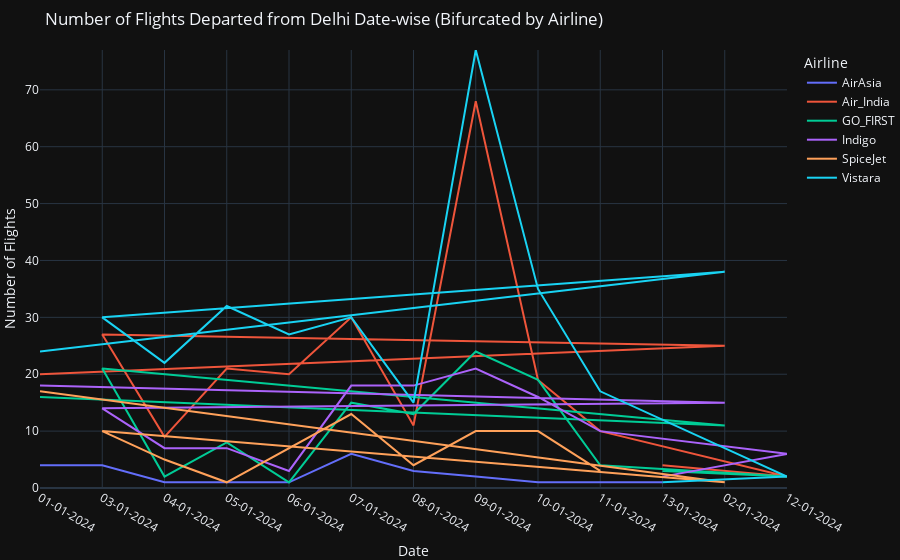
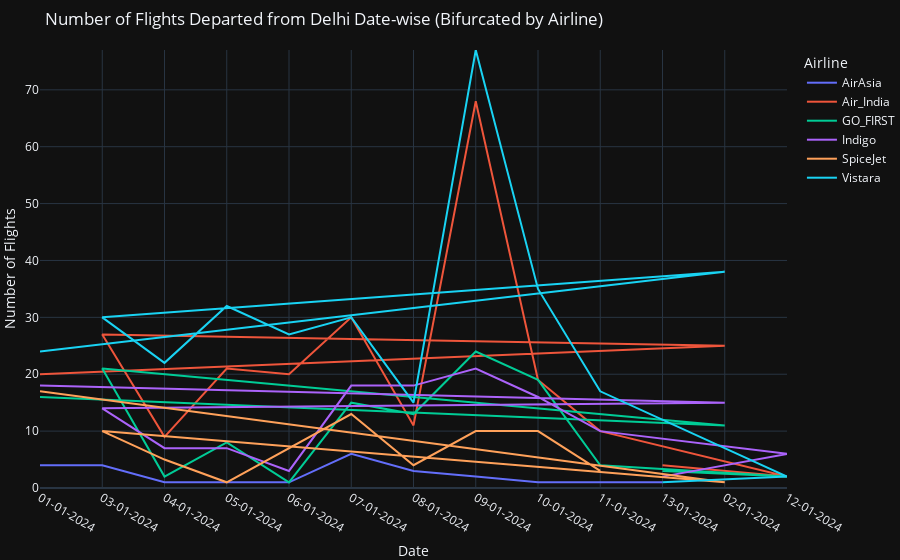

Notebook code cell kept with these figures, in order:
### Markdown cell above
# Class Distribution Vs Price

1.	X-axis (Airline): Displays different airlines.

2.	Y-axis (Average Flight Fare): Represents the average flight fare within the specified price range.

3.	Bars: Each bar represents the average fare for a specific airline and class.

4.	Animation Frame (Date): Enables animation, showcasing changes in average fares over time.


Analysis:

•	The animated bar chart allows for a dynamic exploration of how average flight fares for different airline classes change over time.
•	Fluctuations in bar heights indicate variations in average fares for each airline and class on different dates.
•	Managers can observe trends, identify peak periods, and make informed decisions based on the popularity of different classes and airlines.

Managerial Implications:

1.	Pricing Strategy Optimization:

•	Understand how average fares vary for different classes and airlines over time.
•	Adjust pricing strategies based on observed trends to remain competitive.

2.	Class Popularity Insights:

•	Identify the popularity of each class for specific airlines, aiding in resource allocation.
•	Optimize marketing efforts by understanding customer preferences for different classes.

3.	Competitive Analysis:

•	Compare the popularity of different airline classes to gauge competitiveness.
•	Adapt offerings based on observed trends to stay ahead in the market.

4.	Customer Segmentation:

•	Tailor promotions and services based on observed preferences for specific classes.
•	Enhance the overall customer experience by aligning services with customer demands.

Conclusion:

The animated bar chart provides a comprehensive visual representation of the average flight fares for different airline classes over time. By leveraging this dynamic visualization, stakeholders can gain valuable insights into pricing dynamics, class popularity, and competitive positioning. This information is crucial for making data-driven decisions, optimizing pricing strategies, and enhancing overall operational efficiency in the airline industry.

### Code cell
import pandas as pd
import plotly.express as px

# Assuming the file uploaded is named data.csv
file_path = "Flight Fare Predictor.csv"

# Read the CSV file
data = pd.read_csv(file_path)

# Filter the data for flights departing from Delhi
delhi_flights = data[data['Departure City'] == 'Delhi']

# Group by date and airline, and use the count function to calculate the number of flights for each combination
flights_per_date_airline = delhi_flights.groupby(['Date', 'Airline']).agg({'Date': 'count'}).rename(columns={'Date': 'Number of Flights'}).reset_index()

# Create an animated line chart to visualize the number of flights departing from Delhi date-wise, bifurcated by airline
fig = px.line(flights_per_date_airline, x='Date', y='Number of Flights', color='Airline',
              title='Number of Flights Departed from Delhi Date-wise (Bifurcated by Airline)',
              labels={'Number of Flights': 'Number of Flights'},
              line_shape='linear',  # Set line shape for a smoother curve
              template='plotly_dark',  # Use a dark template for a modern look
              range_y=[0, flights_per_date_airline['Number of Flights'].max()]  # Set y-axis range for consistency
              )

# Customize layout for better aesthetics
fig.update_layout(
    showlegend=True,  # Show legend for better clarity
    legend_title_text='Airline',  # Set legend title
    xaxis_title='Date',  # Set x-axis title
    yaxis_title='Number of Flights',  # Set y-axis title
    margin=dict(l=0, r=0, t=50, b=0),  # Adjust margins for a cleaner appearance
)

# Show the animated line chart
fig.show()

### Figure 1 — Plotly figure (JSON) as saved in the notebook; plotly's stock layout.template omitted (floating-point values rounded to 4 significant figures)
{"data": [{"hovertemplate": "Airline=AirAsia<br>Date=%{x}<br>Number of Flights=%{y}<extra></extra>", "legendgroup": "AirAsia", "line": {"color": "#636efa", "dash": "solid", "shape": "linear"}, "marker": {"symbol": "circle"}, "mode": "lines", "name": "AirAsia", "orientation": "v", "showlegend": true, "type": "scatter", "x": ["01-01-2024", "03-01-2024", "04-01-2024", "05-01-2024", "06-01-2024", "07-01-2024", "08-01-2024", "09-01-2024", "10-01-2024", "11-01-2024", "13-01-2024"], "xaxis": "x", "y": [4, 4, 1, 1, 1, 6, 3, 2, 1, 1, 1], "yaxis": "y"}, {"hovertemplate": "Airline=Air_India<br>Date=%{x}<br>Number of Flights=%{y}<extra></extra>", "legendgroup": "Air_India", "line": {"color": "#EF553B", "dash": "solid", "shape": "linear"}, "marker": {"symbol": "circle"}, "mode": "lines", "name": "Air_India", "orientation": "v", "showlegend": true, "type": "scatter", "x": ["01-01-2024", "02-01-2024", "03-01-2024", "04-01-2024", "05-01-2024", "06-01-2024", "07-01-2024", "08-01-2024", "09-01-2024", "10-01-2024", "11-01-2024", "12-01-2024", "13-01-2024"], "xaxis": "x", "y": [20, 25, 27, 9, 21, 20, 30, 11, 68, 19, 10, 2, 4], "yaxis": "y"}, {"hovertemplate": "Airline=GO_FIRST<br>Date=%{x}<br>Number of Flights=%{y}<extra></extra>", "legendgroup": "GO_FIRST", "line": {"color": "#00cc96", "dash": "solid", "shape": "linear"}, "marker": {"symbol": "circle"}, "mode": "lines", "name": "GO_FIRST", "orientation": "v", "showlegend": true, "type": "scatter", "x": ["01-01-2024", "02-01-2024", "03-01-2024", "04-01-2024", "05-01-2024", "06-01-2024", "07-01-2024", "08-01-2024", "09-01-2024", "10-01-2024", "11-01-2024", "12-01-2024", "13-01-2024"], "xaxis": "x", "y": [16, 11, 21, 2, 8, 1, 15, 13, 24, 19, 4, 2, 3], "yaxis": "y"}, {"hovertemplate": "Airline=Indigo<br>Date=%{x}<br>Number of Flights=%{y}<extra></extra>", "legendgroup": "Indigo", "line": {"color": "#ab63fa", "dash": "solid", "shape": "linear"}, "marker": {"symbol": "circle"}, "mode": "lines", "name": "Indigo", "orientation": "v", "showlegend": true, "type": "scatter", "x": ["01-01-2024", "02-01-2024", "03-01-2024", "04-01-2024", "05-01-2024", "06-01-2024", "07-01-2024", "08-01-2024", "09-01-2024", "10-01-2024", "11-01-2024", "12-01-2024", "13-01-2024"], "xaxis": "x", "y": [18, 15, 14, 7, 7, 3, 18, 18, 21, 16, 10, 6, 2], "yaxis": "y"}, {"hovertemplate": "Airline=SpiceJet<br>Date=%{x}<br>Number of Flights=%{y}<extra></extra>", "legendgroup": "SpiceJet", "line": {"color": "#FFA15A", "dash": "solid", "shape": "linear"}, "marker": {"symbol": "circle"}, "mode": "lines", "name": "SpiceJet", "orientation": "v", "showlegend": true, "type": "scatter", "x": ["01-01-2024", "02-01-2024", "03-01-2024", "04-01-2024", "05-01-2024", "07-01-2024", "08-01-2024", "09-01-2024", "10-01-2024", "11-01-2024"], "xaxis": "x", "y": [17, 1, 10, 5, 1, 13, 4, 10, 10, 3], "yaxis": "y"}, {"hovertemplate": "Airline=Vistara<br>Date=%{x}<br>Number of Flights=%{y}<extra></extra>", "legendgroup": "Vistara", "line": {"color": "#19d3f3", "dash": "solid", "shape": "linear"}, "marker": {"symbol": "circle"}, "mode": "lines", "name": "Vistara", "orientation": "v", "showlegend": true, "type": "scatter", "x": ["01-01-2024", "02-01-2024", "03-01-2024", "04-01-2024", "05-01-2024", "06-01-2024", "07-01-2024", "08-01-2024", "09-01-2024", "10-01-2024", "11-01-2024", "12-01-2024", "13-01-2024"], "xaxis": "x", "y": [24, 38, 30, 22, 32, 27, 30, 15, 77, 35, 17, 2, 1], "yaxis": "y"}], "layout": {"legend": {"title": {"text": "Airline"}, "tracegroupgap": 0}, "margin": {"b": 0, "l": 0, "r": 0, "t": 50}, "showlegend": true, "title": {"text": "Number of Flights Departed from Delhi Date-wise (Bifurcated by Airline)"}, "xaxis": {"anchor": "y", "domain": [0, 1], "title": {"text": "Date"}}, "yaxis": {"anchor": "x", "domain": [0, 1], "range": [0, 77], "title": {"text": "Number of Flights"}}}}

### Figure 2 — Plotly figure (JSON) as saved in the notebook; plotly's stock layout.template omitted (floating-point values rounded to 4 significant figures)
{"data": [{"hovertemplate": "Airline=AirAsia<br>Date=%{x}<br>Number of Flights=%{y}<extra></extra>", "legendgroup": "AirAsia", "line": {"color": "#636efa", "dash": "solid", "shape": "linear"}, "marker": {"symbol": "circle"}, "mode": "lines", "name": "AirAsia", "orientation": "v", "showlegend": true, "type": "scatter", "x": ["01-01-2024", "03-01-2024", "04-01-2024", "05-01-2024", "06-01-2024", "07-01-2024", "08-01-2024", "09-01-2024", "10-01-2024", "11-01-2024", "13-01-2024"], "xaxis": "x", "y": [4, 4, 1, 1, 1, 6, 3, 2, 1, 1, 1], "yaxis": "y"}, {"hovertemplate": "Airline=Air_India<br>Date=%{x}<br>Number of Flights=%{y}<extra></extra>", "legendgroup": "Air_India", "line": {"color": "#EF553B", "dash": "solid", "shape": "linear"}, "marker": {"symbol": "circle"}, "mode": "lines", "name": "Air_India", "orientation": "v", "showlegend": true, "type": "scatter", "x": ["01-01-2024", "02-01-2024", "03-01-2024", "04-01-2024", "05-01-2024", "06-01-2024", "07-01-2024", "08-01-2024", "09-01-2024", "10-01-2024", "11-01-2024", "12-01-2024", "13-01-2024"], "xaxis": "x", "y": [20, 25, 27, 9, 21, 20, 30, 11, 68, 19, 10, 2, 4], "yaxis": "y"}, {"hovertemplate": "Airline=GO_FIRST<br>Date=%{x}<br>Number of Flights=%{y}<extra></extra>", "legendgroup": "GO_FIRST", "line": {"color": "#00cc96", "dash": "solid", "shape": "linear"}, "marker": {"symbol": "circle"}, "mode": "lines", "name": "GO_FIRST", "orientation": "v", "showlegend": true, "type": "scatter", "x": ["01-01-2024", "02-01-2024", "03-01-2024", "04-01-2024", "05-01-2024", "06-01-2024", "07-01-2024", "08-01-2024", "09-01-2024", "10-01-2024", "11-01-2024", "12-01-2024", "13-01-2024"], "xaxis": "x", "y": [16, 11, 21, 2, 8, 1, 15, 13, 24, 19, 4, 2, 3], "yaxis": "y"}, {"hovertemplate": "Airline=Indigo<br>Date=%{x}<br>Number of Flights=%{y}<extra></extra>", "legendgroup": "Indigo", "line": {"color": "#ab63fa", "dash": "solid", "shape": "linear"}, "marker": {"symbol": "circle"}, "mode": "lines", "name": "Indigo", "orientation": "v", "showlegend": true, "type": "scatter", "x": ["01-01-2024", "02-01-2024", "03-01-2024", "04-01-2024", "05-01-2024", "06-01-2024", "07-01-2024", "08-01-2024", "09-01-2024", "10-01-2024", "11-01-2024", "12-01-2024", "13-01-2024"], "xaxis": "x", "y": [18, 15, 14, 7, 7, 3, 18, 18, 21, 16, 10, 6, 2], "yaxis": "y"}, {"hovertemplate": "Airline=SpiceJet<br>Date=%{x}<br>Number of Flights=%{y}<extra></extra>", "legendgroup": "SpiceJet", "line": {"color": "#FFA15A", "dash": "solid", "shape": "linear"}, "marker": {"symbol": "circle"}, "mode": "lines", "name": "SpiceJet", "orientation": "v", "showlegend": true, "type": "scatter", "x": ["01-01-2024", "02-01-2024", "03-01-2024", "04-01-2024", "05-01-2024", "07-01-2024", "08-01-2024", "09-01-2024", "10-01-2024", "11-01-2024"], "xaxis": "x", "y": [17, 1, 10, 5, 1, 13, 4, 10, 10, 3], "yaxis": "y"}, {"hovertemplate": "Airline=Vistara<br>Date=%{x}<br>Number of Flights=%{y}<extra></extra>", "legendgroup": "Vistara", "line": {"color": "#19d3f3", "dash": "solid", "shape": "linear"}, "marker": {"symbol": "circle"}, "mode": "lines", "name": "Vistara", "orientation": "v", "showlegend": true, "type": "scatter", "x": ["01-01-2024", "02-01-2024", "03-01-2024", "04-01-2024", "05-01-2024", "06-01-2024", "07-01-2024", "08-01-2024", "09-01-2024", "10-01-2024", "11-01-2024", "12-01-2024", "13-01-2024"], "xaxis": "x", "y": [24, 38, 30, 22, 32, 27, 30, 15, 77, 35, 17, 2, 1], "yaxis": "y"}], "layout": {"legend": {"title": {"text": "Airline"}, "tracegroupgap": 0}, "margin": {"b": 0, "l": 0, "r": 0, "t": 50}, "showlegend": true, "title": {"text": "Number of Flights Departed from Delhi Date-wise (Bifurcated by Airline)"}, "xaxis": {"anchor": "y", "domain": [0, 1], "title": {"text": "Date"}}, "yaxis": {"anchor": "x", "domain": [0, 1], "range": [0, 77], "title": {"text": "Number of Flights"}}}}
